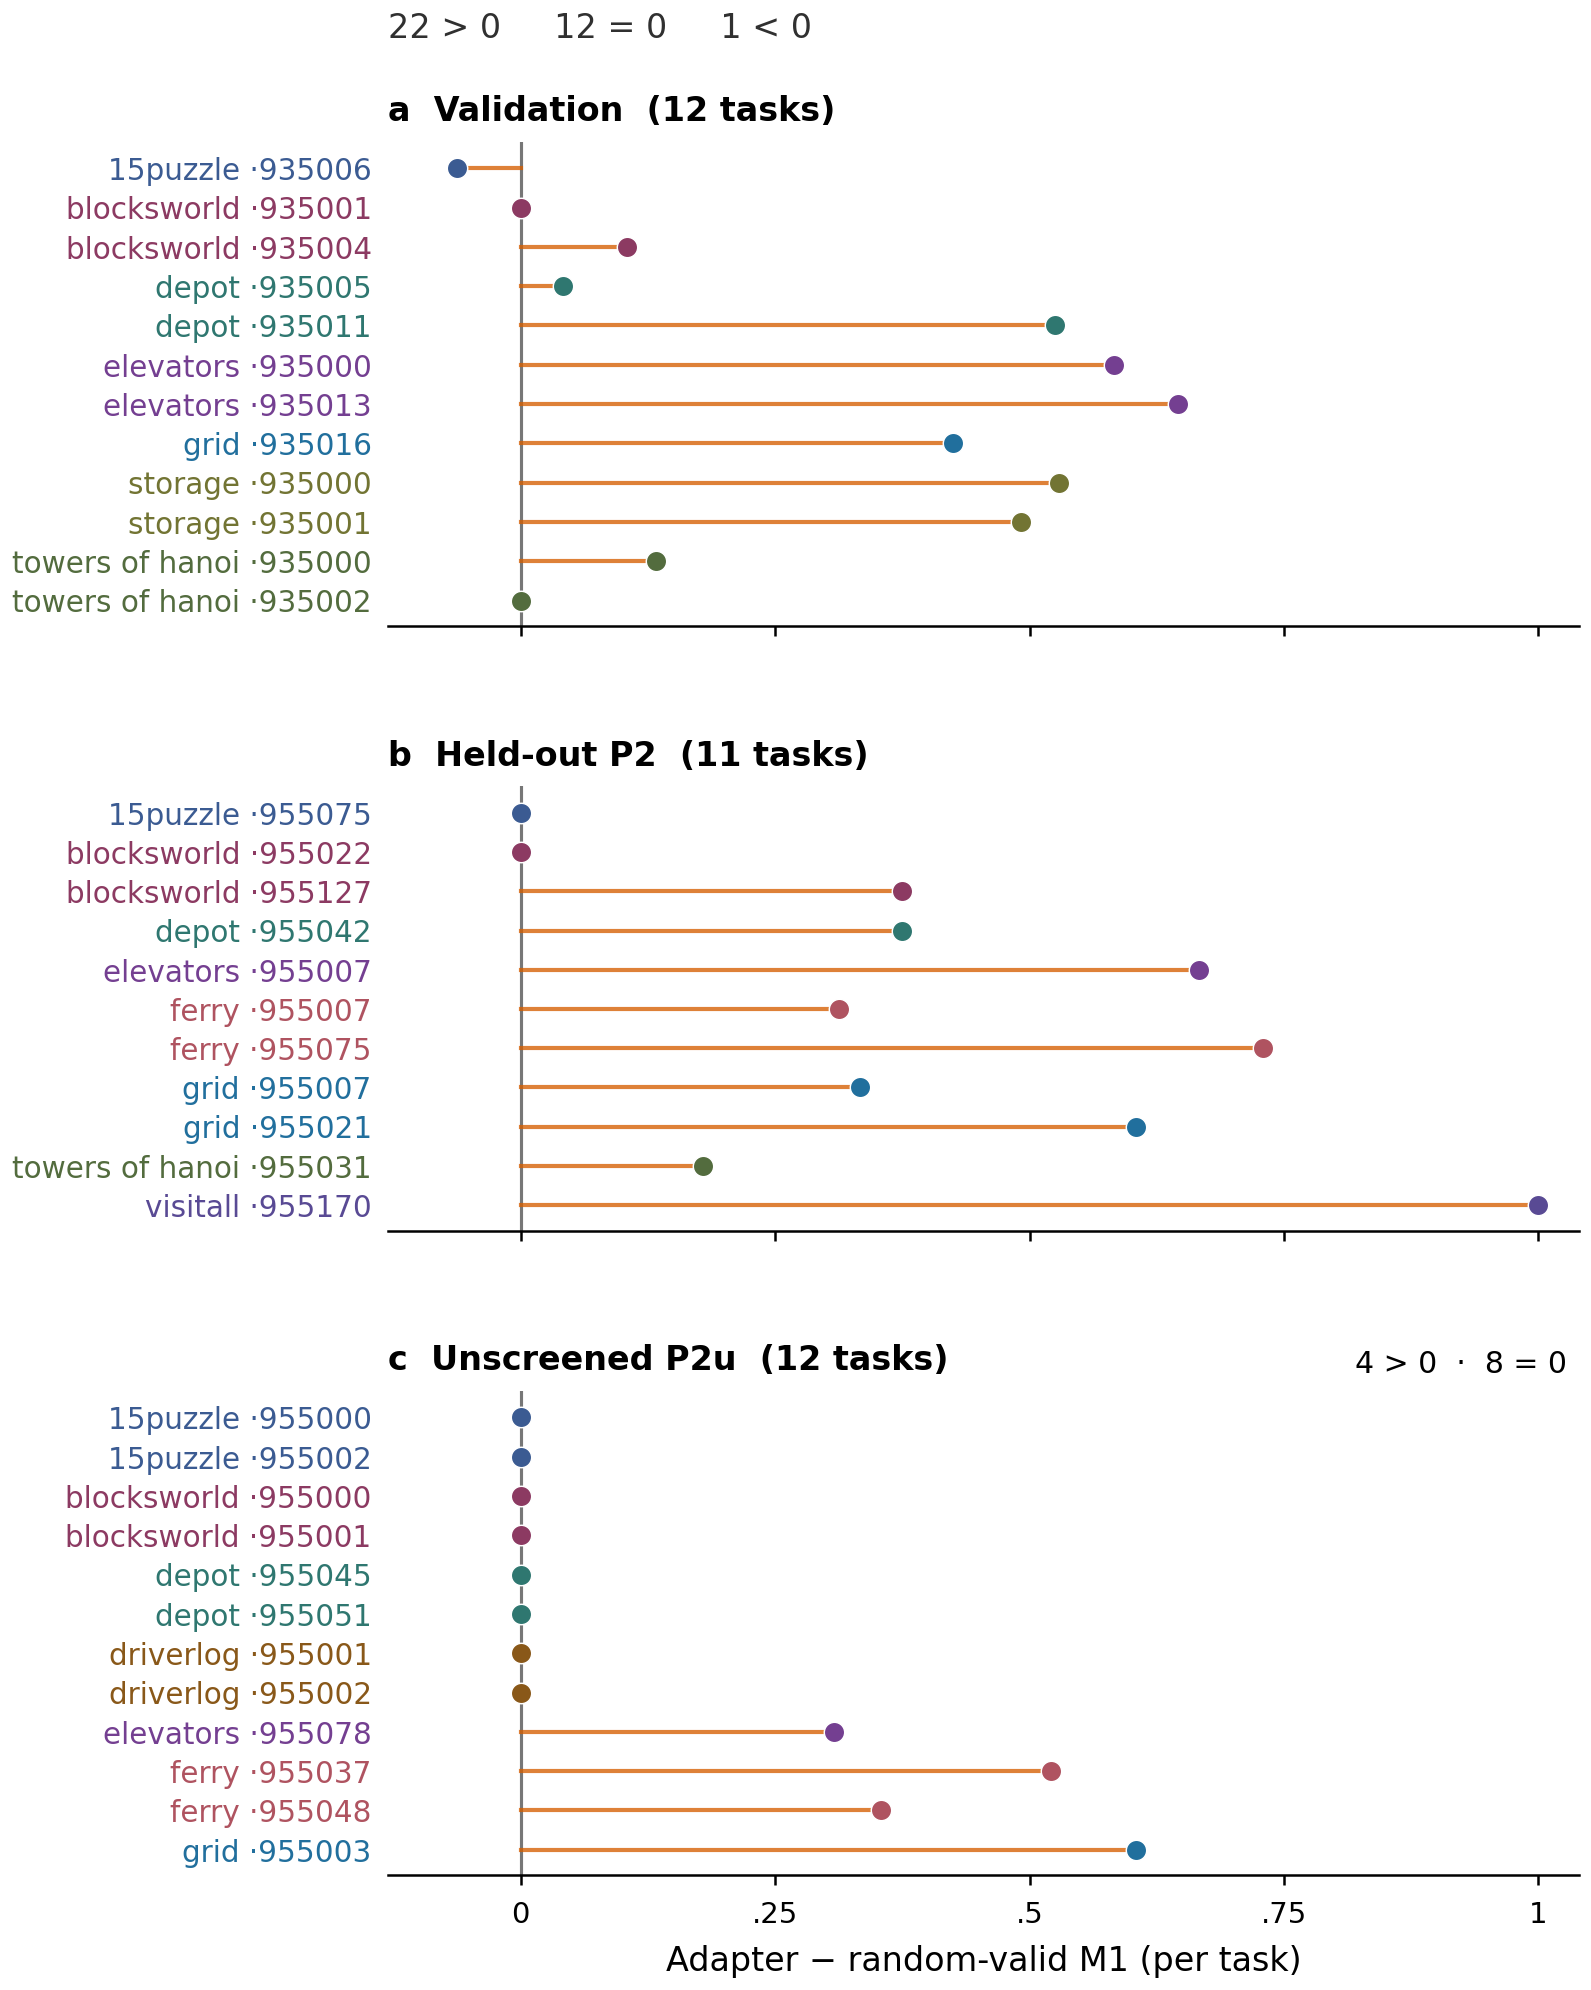

Python code for this plot:
"""Per-task adapter three-training-seed mean minus random-valid M1, development panels.

Evidence: outputs/choice-frontier/v2/metrics/all-episode-metrics.json records[].auc,
outputs/choice-frontier/v4/seeds/metrics/all-episode-metrics.json records[].auc,
outputs/choice-frontier/v4/panels/metrics/all-episode-metrics.json p2/p2u[].auc,
outputs/choice-frontier/v4/panels/metrics/analysis.json
  arms.<panel>.learned_adapter_seed_mean.per_task,
  concentration.per_panel.<panel>.{per_task_difference,domains,counts},
  concentration.all_36_counts.

Each task pools its two algorithms, three training seeds for the adapter and five
control evaluation seeds for random-valid. Colours encode domains, while text also
names each domain so the comparison remains legible without colour. The task-ID
suffix is copied from the pinned evidence; these are descriptive, not effect tests.
Run: python fig_task_gains.py [EVIDENCE_ROOT]
"""
from collections import defaultdict
from pathlib import Path

import matplotlib.pyplot as plt

from _style import ARM_STYLE, assert_3dp, load_json


HERE = Path(__file__).resolve().parent
BASE = "outputs/choice-frontier/"
PANELS = (("p135", "a  Validation"), ("p2", "b  Held-out P2"),
          ("p2u", "c  Unscreened P2u"))
# Evidence: the domain names in analysis.json concentration.per_panel.<panel>.domains.
# Consistent hues identify, but do not rank, the domains; labels redundantly encode them.
DOMAIN_COLOURS = {
    "15puzzle": "#3B5B92", "blocksworld": "#8C3A62", "depot": "#2F7770",
    "driverlog": "#895819", "elevators": "#743F91", "ferry": "#AF5360",
    "grid": "#216F9D", "storage": "#727433", "towers_of_hanoi": "#536C3E",
    "visitall": "#594A94",
}


def task_gains():
    analysis = load_json(BASE + "v4/panels/metrics/analysis.json")
    validation = load_json(BASE + "v2/metrics/all-episode-metrics.json")["records"]
    adapters = load_json(BASE + "v4/seeds/metrics/all-episode-metrics.json")["records"]
    newer = load_json(BASE + "v4/panels/metrics/all-episode-metrics.json")
    records = {"p135": validation + adapters, "p2": newer["p2"], "p2u": newer["p2u"]}
    results = {}
    all_counts = {"positive": 0, "zero": 0, "negative": 0}
    for panel, _ in PANELS:
        evidence = analysis["concentration"]["per_panel"][panel]
        by_arm_task = defaultdict(list)
        for row in records[panel]:
            if row["arm"] in ("random_valid", "learned_adapter"):
                by_arm_task[(row["arm"], row["task"])].append(row)
        tasks = sorted(evidence["domains"], key=lambda task: (evidence["domains"][task], task))
        assert len(tasks) == {"p135": 12, "p2": 11, "p2u": 12}[panel]
        assert set(tasks) == set(evidence["per_task_difference"])
        assert set(tasks) == set(analysis["arms"][panel]["learned_adapter_seed_mean"]["per_task"])
        points = []
        panel_counts = {"positive": 0, "zero": 0, "negative": 0}
        for task in tasks:
            trained = by_arm_task["learned_adapter", task]
            random = by_arm_task["random_valid", task]
            # Evidence: two declared algorithms, three training seeds and five
            # control evaluation seeds in the respective all-episode-metrics JSONs.
            assert len(trained) == 6 and {r["training_seed"] for r in trained} == {17, 29, 71}
            assert len(random) == 10 and {r["seed"] for r in random} == {17, 5077, 6131, 7409, 8527}
            assert {r["algorithm"] for r in trained} == {r["algorithm"] for r in random} == {
                "best_first_add_greedy", "best_first_add_w3"}
            trained_m1 = sum(row["auc"] for row in trained) / len(trained)
            control_m1 = sum(row["auc"] for row in random) / len(random)
            gain = trained_m1 - control_m1
            # Evidence: v4/panels/metrics/analysis.json per-task M1 and concentration.
            assert_3dp(trained_m1, analysis["arms"][panel]["learned_adapter_seed_mean"]["per_task"][task])
            assert_3dp(gain, evidence["per_task_difference"][task])
            domain = evidence["domains"][task]
            assert domain in DOMAIN_COLOURS and task.split("/")[-1].startswith(domain + "-expanded-")
            category = "positive" if gain > 0 else "negative" if gain < 0 else "zero"
            panel_counts[category] += 1
            points.append((task, domain, gain))
        assert panel_counts == evidence["counts"]
        for category in all_counts:
            all_counts[category] += panel_counts[category]
        results[panel] = points
    # Evidence: v4/panels/metrics/analysis.json concentration.all_36_counts
    # (historical key name; actually 35 tasks in three panels).
    assert all_counts == analysis["concentration"]["all_36_counts"]
    assert all_counts == {"positive": 22, "zero": 12, "negative": 1}
    assert analysis["concentration"]["per_panel"]["p2u"]["counts"] == {
        "positive": 4, "zero": 8, "negative": 0}
    return results, all_counts


def draw(results, counts):
    fig, axes = plt.subplots(3, 1, figsize=(6.35, 6.98), sharex=True,
                             gridspec_kw={"height_ratios": [12, 11, 12]})
    for ax, (panel, title) in zip(axes, PANELS):
        rows = results[panel]
        ys = list(range(len(rows) - 1, -1, -1))
        ax.axvline(0, color=ARM_STYLE["random_valid"]["color"], linewidth=0.75, zorder=0)
        for y, (task, domain, value) in zip(ys, rows):
            color = DOMAIN_COLOURS[domain]
            ax.plot([0, value], [y, y], color=ARM_STYLE["learned_adapter_seed_mean"]["color"],
                    linewidth=1.0, alpha=.78, zorder=1)
            ax.scatter(value, y, color=color, edgecolor="white", linewidth=0.35,
                       s=24, zorder=2)
        labels = [f"{domain.replace('_', ' ')} ·{task.rsplit('-', 1)[-1]}"
                  for task, domain, _ in rows]
        ax.set_yticks(ys, labels, fontsize=7.1)
        for text, (_, domain, _) in zip(ax.get_yticklabels(), rows):
            text.set_color(DOMAIN_COLOURS[domain])
        ax.set_xlim(-.13, 1.04)
        ax.set_ylim(-.65, len(rows) - .32)
        ax.set_title(f"{title}  ({len(rows)} tasks)", loc="left", fontsize=8,
                     fontweight="bold", pad=5)
        ax.tick_params(axis="y", length=0, pad=4)
        ax.tick_params(axis="x", labelsize=7, length=2.5, width=.6)
        ax.spines[["top", "right", "left"]].set_visible(False)
        ax.spines["bottom"].set_linewidth(.6)
    # Evidence: exact counts in analysis.json concentration.all_36_counts and
    # concentration.per_panel.p2u.counts; equality checked in task_gains().
    fig.text(.35, .977, f"{counts['positive']} > 0     {counts['zero']} = 0     {counts['negative']} < 0",
             fontsize=8, color="#303030", ha="left", va="top")
    p2u_positive = sum(value > 0 for _, _, value in results["p2u"])
    p2u_zero = sum(value == 0 for _, _, value in results["p2u"])
    axes[-1].text(.99, 1.025, f"{p2u_positive} > 0  ·  {p2u_zero} = 0",
                  transform=axes[-1].transAxes, fontsize=7.2, ha="right", va="bottom")
    axes[-1].set_xticks((0, .25, .5, .75, 1), ("0", ".25", ".5", ".75", "1"))
    axes[-1].set_xlabel("Adapter − random-valid M1 (per task)", fontsize=8)
    fig.subplots_adjust(left=.35, right=.975, top=.915, bottom=.087, hspace=.34)
    for extension in ("pdf", "svg"):
        fig.savefig(HERE / f"fig_task_gains.{extension}", bbox_inches="tight", pad_inches=.04)
    fig.savefig(HERE / "fig_task_gains.png", dpi=300, bbox_inches="tight", pad_inches=.04)
    plt.close(fig)


if __name__ == "__main__":
    draw(*task_gains())
